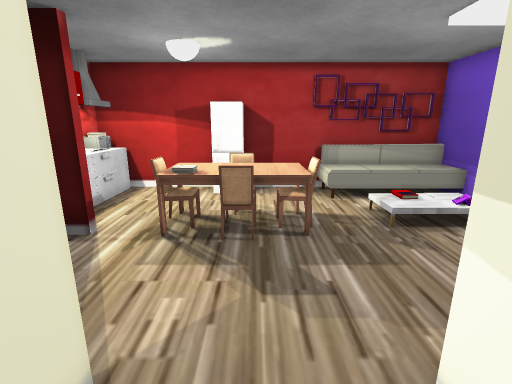
view 1 (above)

15 first-person views from a walk through a scene from a Unity 3-D project. The camera is 1.4 m above the floor, tilts 14° down and sees 85° across. The floor is counted in squares, 0.5 m on a side. Each view is taken from the middle of a square. On the plan, view 1 faces up. The plan holds only what a view shows up to about 19 squares ahead; the rest is blank. The place goes on beyond the plan. The player character is not drawn. Some animated figures are not drawn. Door leaves are left out, so doorways stand open. Some surface patterns are stand-ins.

view 2
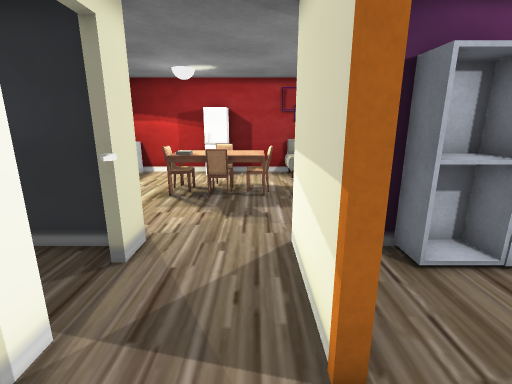

view 3
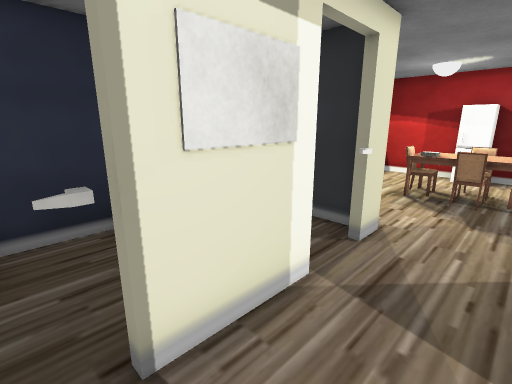

view 4
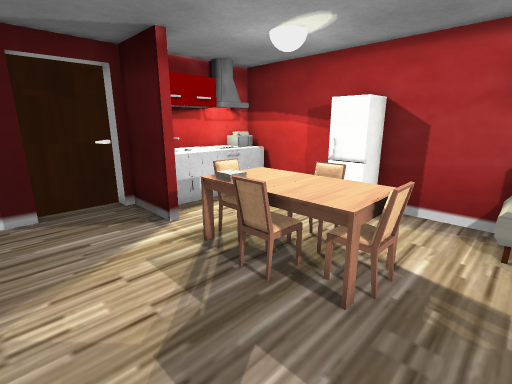

view 5
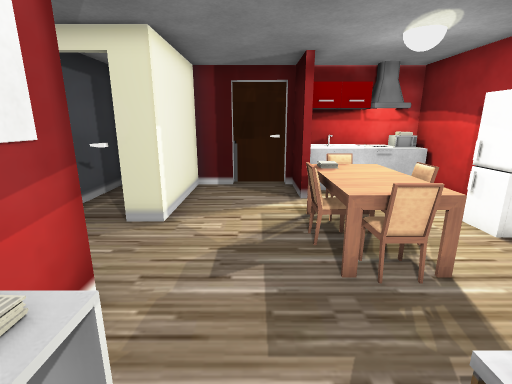

view 6
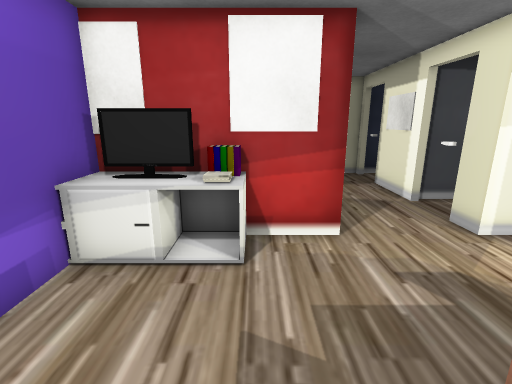

view 7
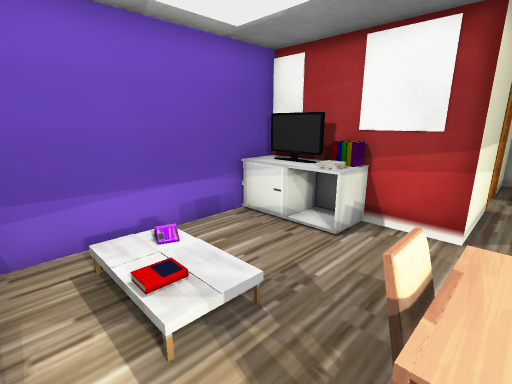

view 8
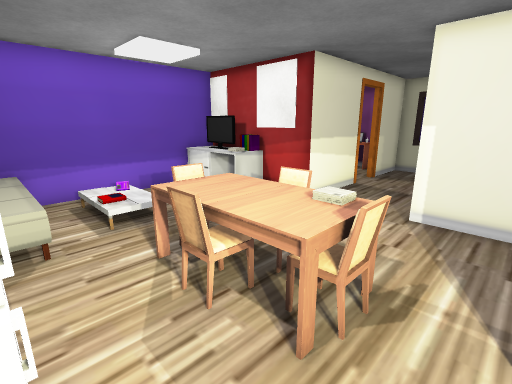

view 9
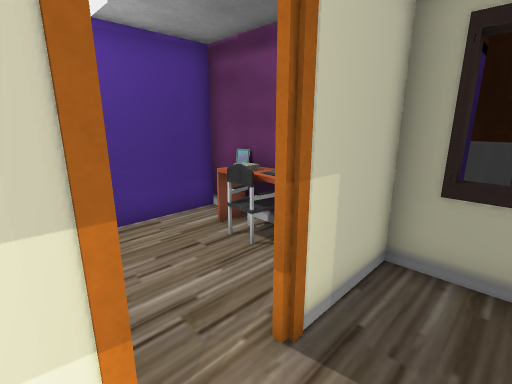

view 10
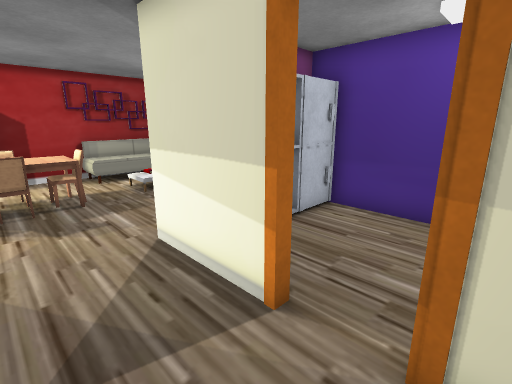

view 11
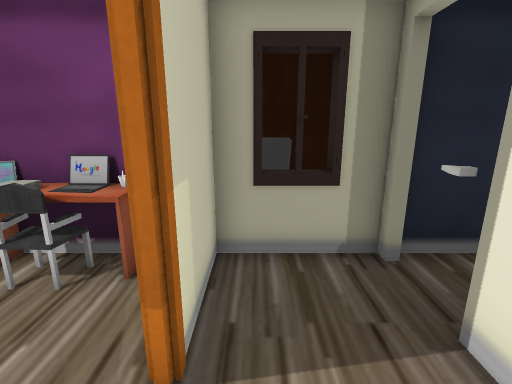

view 12
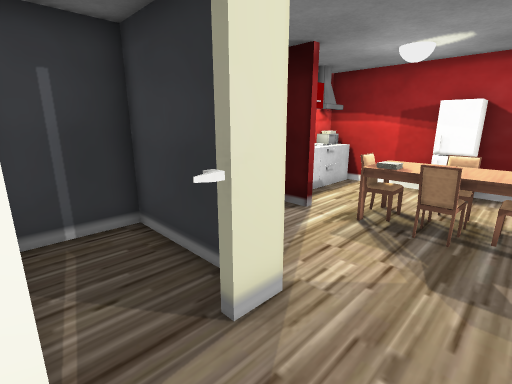

view 13
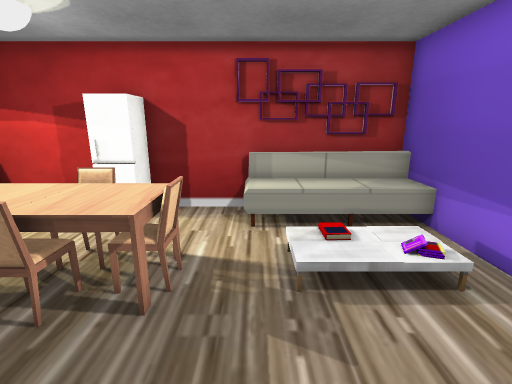

view 14
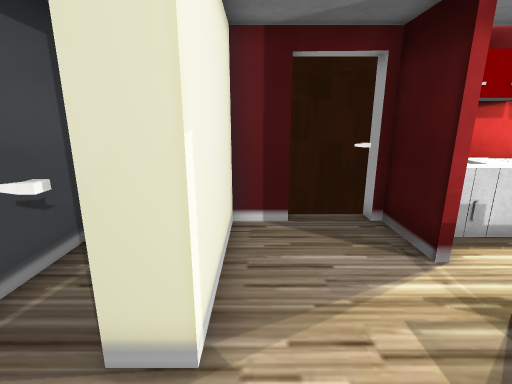

view 15
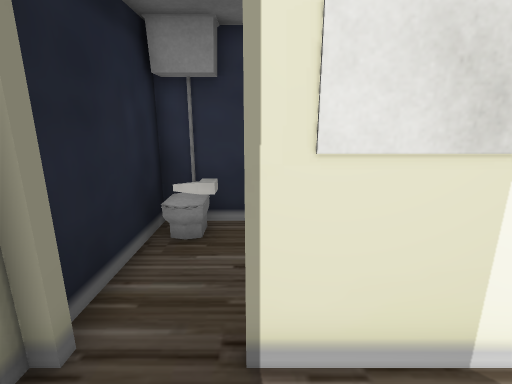

### Floor plan
Key: @ floor where view 1 was taken; # wall or solid block; x gap in a wall; . floor; / step, stairs or slope; D open door; = window, fence, low wall or low ledge; T table; C chair; A TV; O other object.
Columns run from 7 left of view 1 to 9 right of it. Each row starts with its distance up from view 1.
 12 ######O#########
 11 OO=..OO...OOOOO#
 10 OO=......./////#
  9 ###..TCCT..///.#O
  8 #O..CCTTCC.OOO.#
  7 ###.CTTTCC.....#
  6 D ....CC.......#
  5 D..............#
  4 D..........AAAA#
  3 #..........AAAAA
  2 ######...###OOOO
  1      D#..#.OOOOO
  0      D#@.#.... #
 -1  ####D...#.....#
 -2  #   #...x.....#
 -3  #   #...x.....#
 -4  #...D...# ....#
 -5  #...D#..# OO. #
 -6  ####D####OOOO #
 -7         ########

Where each view was taken, in squares from view 1:
view 1: 0 up, 0 right, facing up
view 2: 4 down, 1 right, facing up
view 3: 5 down, 1 right, facing up-left
view 4: 3 up, 3 right, facing up-left
view 5: 5 up, 6 right, facing left
view 6: 9 up, 4 right, facing down
view 7: 10 up, 1 right, facing down-right
view 8: 11 up, 4 left, facing down-right
view 9: 1 down, 0 right, facing down-right
view 10: 4 down, 1 left, facing up-right
view 11: 1 down, 1 right, facing down
view 12: 1 down, 1 right, facing up-left
view 13: 3 up, 3 right, facing up
view 14: 3 up, 1 right, facing left
view 15: 4 down, 1 right, facing left
